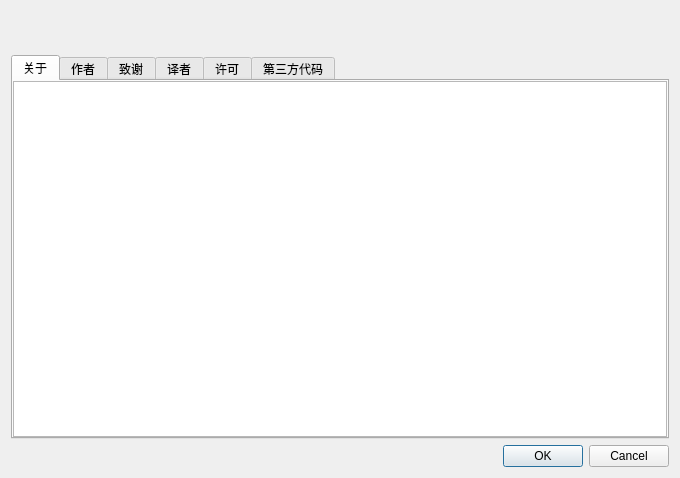
<?xml version="1.0" encoding="UTF-8"?>
<ui version="4.0">
 <class>AboutDialog</class>
 <widget class="QDialog" name="AboutDialog">
  <property name="geometry">
   <rect>
    <x>0</x>
    <y>0</y>
    <width>680</width>
    <height>478</height>
   </rect>
  </property>
  <property name="windowTitle">
   <string/>
  </property>
  <layout class="QGridLayout" name="gridLayout">
   <item row="1" column="0">
    <widget class="QTabWidget" name="tabWidget">
     <property name="currentIndex">
      <number>0</number>
     </property>
     <widget class="QWidget" name="aboutTab">
      <attribute name="title">
       <string>关于</string>
      </attribute>
      <layout class="QGridLayout" name="gridLayout_2">
       <property name="leftMargin">
        <number>0</number>
       </property>
       <property name="topMargin">
        <number>0</number>
       </property>
       <property name="rightMargin">
        <number>0</number>
       </property>
       <property name="bottomMargin">
        <number>0</number>
       </property>
       <item row="0" column="0">
        <widget class="QTextBrowser" name="aboutTextBrowser">
         <property name="openExternalLinks">
          <bool>true</bool>
         </property>
        </widget>
       </item>
      </layout>
     </widget>
     <widget class="QWidget" name="authorTab">
      <attribute name="title">
       <string>作者</string>
      </attribute>
      <layout class="QGridLayout" name="gridLayout_3">
       <property name="leftMargin">
        <number>0</number>
       </property>
       <property name="topMargin">
        <number>0</number>
       </property>
       <property name="rightMargin">
        <number>0</number>
       </property>
       <property name="bottomMargin">
        <number>0</number>
       </property>
       <item row="0" column="0">
        <widget class="QTextBrowser" name="authorTextBrowser">
         <property name="openExternalLinks">
          <bool>true</bool>
         </property>
        </widget>
       </item>
      </layout>
     </widget>
     <widget class="QWidget" name="thanksTab">
      <attribute name="title">
       <string>致谢</string>
      </attribute>
      <layout class="QGridLayout" name="gridLayout_4">
       <property name="leftMargin">
        <number>0</number>
       </property>
       <property name="topMargin">
        <number>0</number>
       </property>
       <property name="rightMargin">
        <number>0</number>
       </property>
       <property name="bottomMargin">
        <number>0</number>
       </property>
       <item row="0" column="0">
        <widget class="QTextBrowser" name="thanksTextBrowser">
         <property name="openExternalLinks">
          <bool>true</bool>
         </property>
        </widget>
       </item>
      </layout>
     </widget>
     <widget class="QWidget" name="translatorsTab">
      <attribute name="title">
       <string>译者</string>
      </attribute>
      <layout class="QGridLayout" name="gridLayout_5">
       <property name="leftMargin">
        <number>0</number>
       </property>
       <property name="topMargin">
        <number>0</number>
       </property>
       <property name="rightMargin">
        <number>0</number>
       </property>
       <property name="bottomMargin">
        <number>0</number>
       </property>
       <item row="0" column="0">
        <widget class="QTextBrowser" name="translatorsTextBrowser">
         <property name="openExternalLinks">
          <bool>true</bool>
         </property>
        </widget>
       </item>
      </layout>
     </widget>
     <widget class="QWidget" name="licenseTab">
      <attribute name="title">
       <string>许可</string>
      </attribute>
      <layout class="QGridLayout" name="gridLayout_6">
       <property name="leftMargin">
        <number>0</number>
       </property>
       <property name="topMargin">
        <number>0</number>
       </property>
       <property name="rightMargin">
        <number>0</number>
       </property>
       <property name="bottomMargin">
        <number>0</number>
       </property>
       <item row="0" column="0">
        <widget class="QTextBrowser" name="licenseTextBrowser">
         <property name="openExternalLinks">
          <bool>true</bool>
         </property>
        </widget>
       </item>
      </layout>
     </widget>
     <widget class="QWidget" name="thirdPartyTab">
      <attribute name="title">
       <string>第三方代码</string>
      </attribute>
      <layout class="QGridLayout" name="gridLayout_7">
       <property name="leftMargin">
        <number>0</number>
       </property>
       <property name="topMargin">
        <number>0</number>
       </property>
       <property name="rightMargin">
        <number>0</number>
       </property>
       <property name="bottomMargin">
        <number>0</number>
       </property>
       <item row="0" column="0">
        <widget class="QTextBrowser" name="thirdPartyBrowser">
         <property name="openExternalLinks">
          <bool>true</bool>
         </property>
        </widget>
       </item>
      </layout>
     </widget>
    </widget>
   </item>
   <item row="2" column="0">
    <widget class="QDialogButtonBox" name="buttonBox">
     <property name="orientation">
      <enum>Qt::Horizontal</enum>
     </property>
     <property name="standardButtons">
      <set>QDialogButtonBox::Cancel|QDialogButtonBox::Ok</set>
     </property>
    </widget>
   </item>
   <item row="0" column="0">
    <widget class="QWidget" name="headWidget" native="true">
     <layout class="QHBoxLayout" name="headLayout">
      <item>
       <widget class="QLabel" name="iconLabel">
        <property name="text">
         <string/>
        </property>
       </widget>
      </item>
      <item>
       <widget class="QLabel" name="nameLabel">
        <property name="text">
         <string/>
        </property>
       </widget>
      </item>
      <item>
       <spacer name="horizontalSpacer">
        <property name="orientation">
         <enum>Qt::Horizontal</enum>
        </property>
        <property name="sizeHint" stdset="0">
         <size>
          <width>633</width>
          <height>20</height>
         </size>
        </property>
       </spacer>
      </item>
     </layout>
    </widget>
   </item>
  </layout>
 </widget>
 <resources/>
 <connections>
  <connection>
   <sender>buttonBox</sender>
   <signal>accepted()</signal>
   <receiver>AboutDialog</receiver>
   <slot>accept()</slot>
   <hints>
    <hint type="sourcelabel">
     <x>248</x>
     <y>254</y>
    </hint>
    <hint type="destinationlabel">
     <x>157</x>
     <y>274</y>
    </hint>
   </hints>
  </connection>
  <connection>
   <sender>buttonBox</sender>
   <signal>rejected()</signal>
   <receiver>AboutDialog</receiver>
   <slot>reject()</slot>
   <hints>
    <hint type="sourcelabel">
     <x>316</x>
     <y>260</y>
    </hint>
    <hint type="destinationlabel">
     <x>286</x>
     <y>274</y>
    </hint>
   </hints>
  </connection>
 </connections>
</ui>
